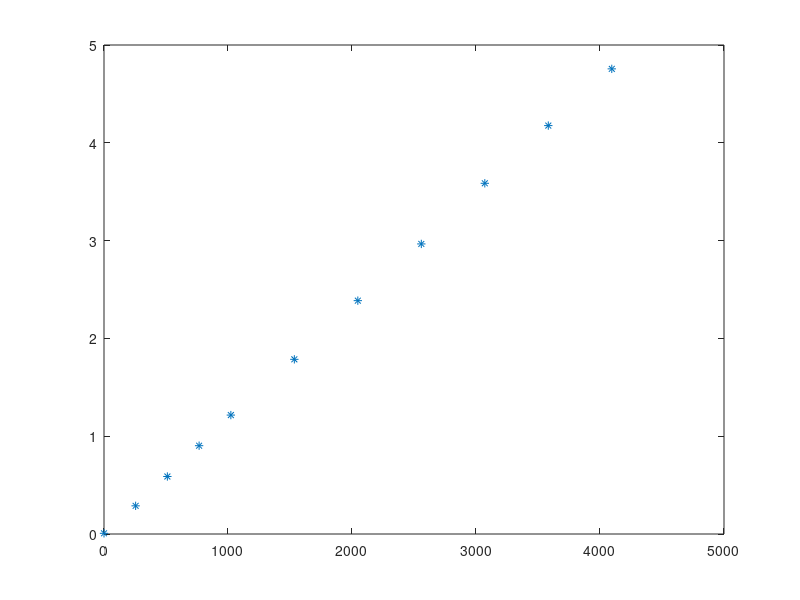
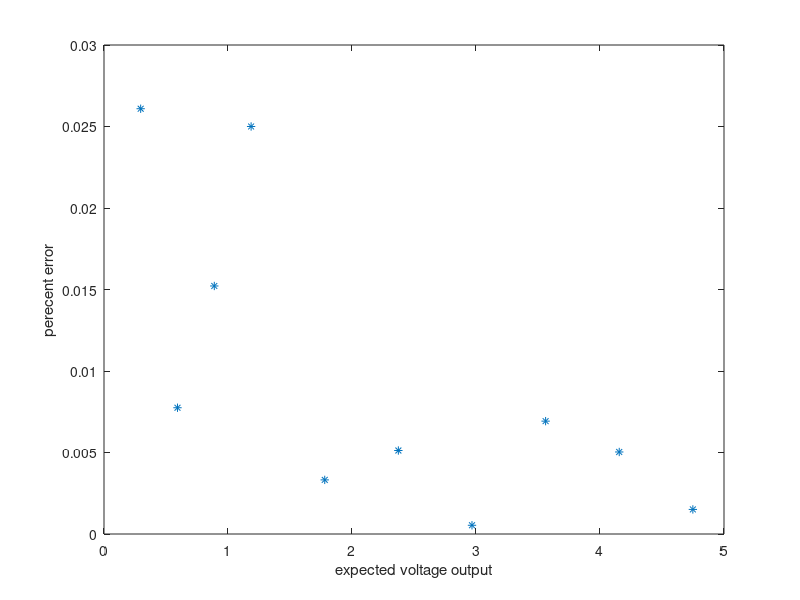

These charts were generated, in order, by the following MATLAB code:
vcc=4.75;
%scope seems to have an offset of -26mv
input=[4095;3583;3071;2559;2047;1535;1023;767;511;255;0];
dc_output=[4.73000000000000;4.15000000000000;3.56000000000000;
    2.94000000000000;2.36000000000000;1.76000000000000;1.19000000000000;
    .877;0.562000000000000;.262;-0.0190000000000000];
dc_output=dc_output+.026;
%plot raw input versue output
figure(1)
plot(input,dc_output,'*')

%convert input to voltage
dcout_expected=(4.75.*input)./(4096);

%percent error, and plot
figure(2)
perror=abs(dc_output-dcout_expected)./dcout_expected;
plot(dcout_expected, perror, '*')
xlabel('expected voltage output')
ylabel('perecent error')

%function generator gain and lose near 30hz with input sw at 4
%max frequency is 16, 95hz (pluse or minus 2hz)